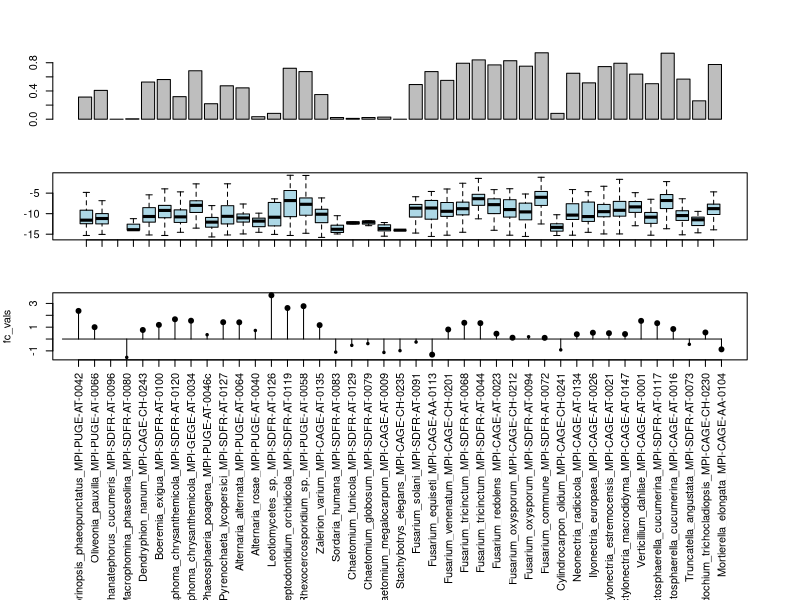
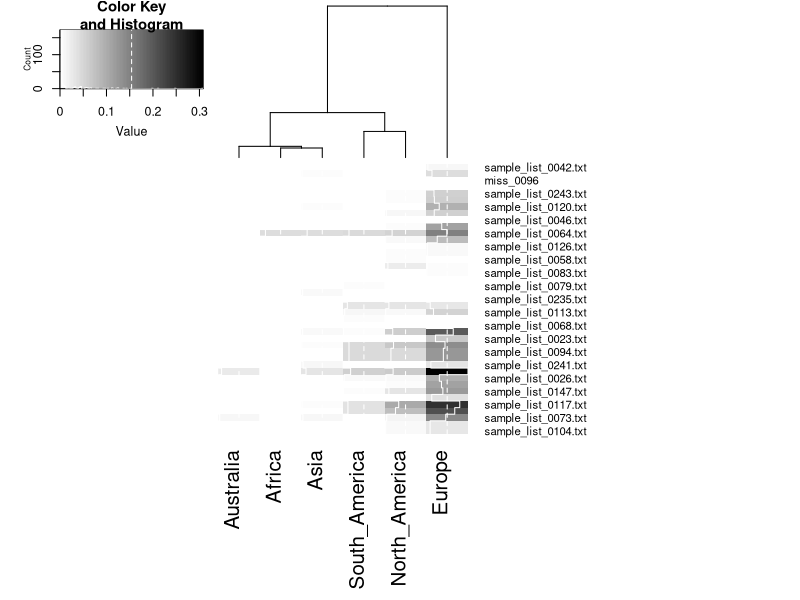
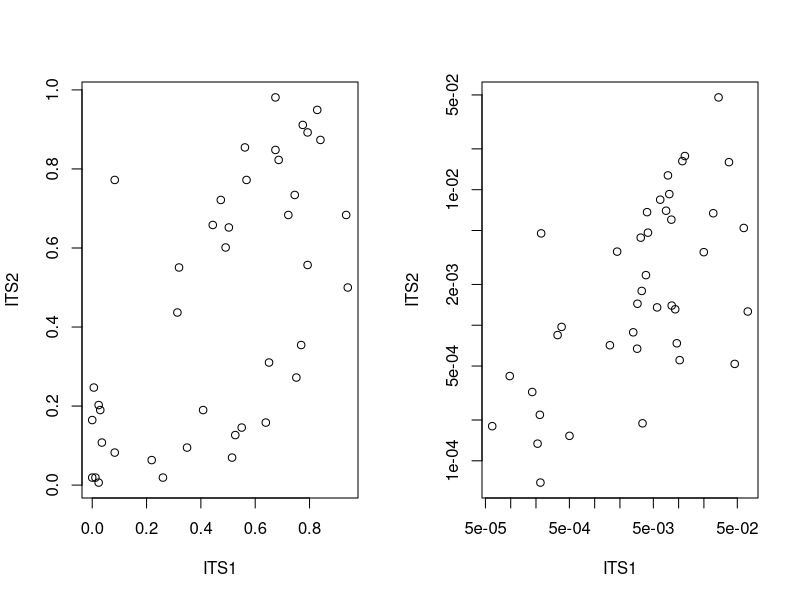

Recreate these plots in R, in order.



###

tab=read.table("count_table_tran_its1.txt",header=T)
tab2=read.table("count_table_tran_its2.txt",header=T)


# remove low abun

high_read=colSums(tab)>=1000
tab=tab[,high_read]

high_read2=colSums(tab2)>=1000
tab2=tab2[,high_read2]


tree_ord=read.table("nam_tree_order.txt",header=F)


tab_ra=sweep(tab,2,colSums(tab),"/")
tab_ra2=sweep(tab2,2,colSums(tab2),"/")

row_ord=intersect(rownames(tab),rownames(tab2))


xx=match(tree_ord[,1],row_ord)


col_ro=grep("Root.*(P|S).ITS",colnames(tab))
col_ro2=grep("Root.*(P|S).ITS",colnames(tab2))

col_soi2=grep("Soil.*(P|S).ITS",colnames(tab2))
col_soi=grep("Soil.*(P|S).ITS",colnames(tab))


tab_c=tab_ra>0.0001

tab_c2=tab_ra2>0.0001


### make log boxplots with ra, from present samples !

tab_ra_rem=tab_ra
tab_ra_rem2=tab_ra2

tab_ra_rem[tab_ra_rem==0]<-NA
tab_ra_rem2[tab_ra_rem2==0]<-NA



##fc root soil

fc_vals=log(rowMeans(tab_ra_rem[row_ord[xx],col_ro],na.rm=T) / rowMeans(tab_ra_rem[row_ord[xx],col_soi],na.rm=T ))

p_list=matrix(1,nrow=length(xx),ncol=3,dimnames=list(rownames(tab_ra_rem[row_ord[xx],]),c("pval","pvalad","cex_val")))

tab_ra_rem_x=tab_ra_rem[row_ord[xx],]
for(i in 1:nrow(tab_ra_rem_x)){

	if ( all(is.na(tab_ra_rem_x[i,col_ro]))==T  ){next}

	test_res=wilcox.test(as.numeric(tab_ra_rem_x[i,col_ro]),as.numeric(tab_ra_rem_x[i,col_soi]))
	p_list[i,1]=test_res$p.value
		
}
p_list[,2]=p.adjust(p_list[,1],method="fdr")
zz=p_list[,2]>0.05
p_list[zz,3]=0.5


##### first panel

dev.new(height=7.058823,width=6.1)
par(mfrow=c(5,1),mar=c(0.01,4,4,4))
barplot(rowSums(tab_c[row_ord[xx],col_ro])/length(col_ro),names=F)
boxplot(t(log2(tab_ra_rem[row_ord[xx],col_ro])),las=2,col="light blue",outline=F,names=F)
plot(fc_vals,pch=19,cex=p_list[,3],xaxt="n")
axis(1, at=1:41, labels=tree_ord[,1],las=2)
segments(seq(1,41,1),fc_vals,seq(1,41,1),0)
segments(0,0,41,0)


## global fungal part (from first panel), need gplots package (for alternative, use standard heatmap)

dev.new()
library("gplots")
tab_glob=read.table("glob_root_count.txt",header=T)
tab_glob_ra=sweep(tab_glob[-42,],2,colSums(tab_glob[42,]),"/")
my_col <- colorRampPalette(c("white", "black"))(n = 100)
heatmap.2(as.matrix(tab_glob_ra[,]),tracecol=F,Rowv=F,col=my_col,margin=c(10,20))



##### second panel

dev.new(height=4.2,width=7.2)
par(mfrow=c(1,2))

plot(rowSums(tab_c[row_ord[xx],col_ro])/length(col_ro),rowSums(tab_c2[row_ord[xx],col_ro2])/length(col_ro2),xlab="ITS1",ylab="ITS2")
plot(rowMeans(tab_ra_rem[row_ord[xx],col_ro],na.rm=T), rowMeans(tab_ra_rem2[row_ord[xx],col_ro2],na.rm=T),log="xy",xlab="ITS1",ylab="ITS2")

### for third panel, use read counts from "tax_count_both.txt"
